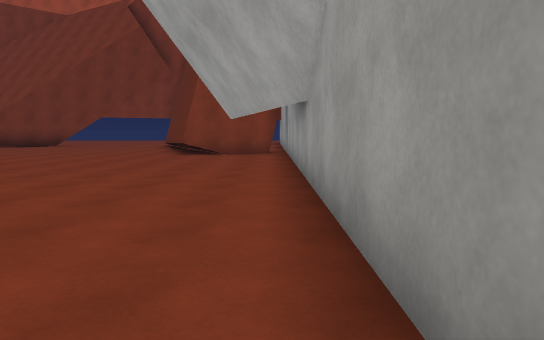
View 1 (above)

24 first-person views from a walk through a 3-D level made in the Unity game engine. The camera is 1.3 m above the floor, tilts 6° down and sees 75° across. The floor is counted in squares, 2 m on a side. Each view is taken from the middle of a square. On the plan, view 1 faces up. The plan holds only what a view shows up to about 10 squares ahead; the rest is blank. The place goes on beyond the plan. Surface patterns are stand-ins for the level's own textures.

View 2
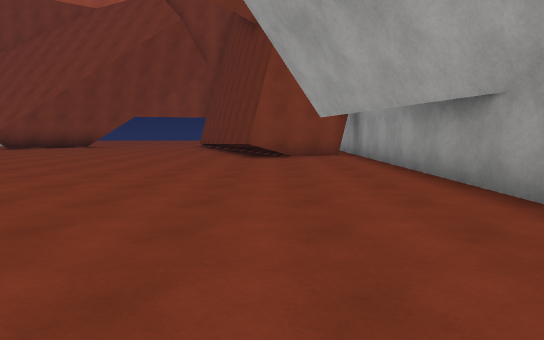

View 3
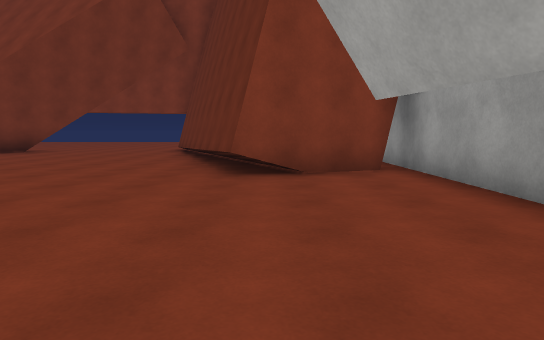

View 4
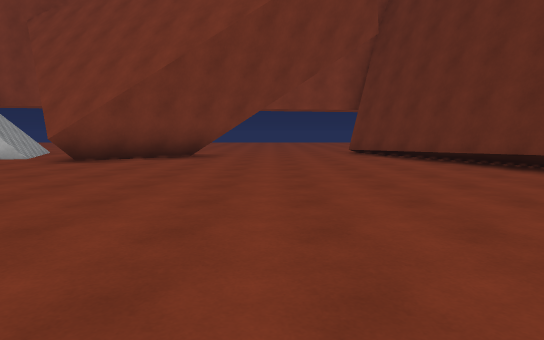

View 5
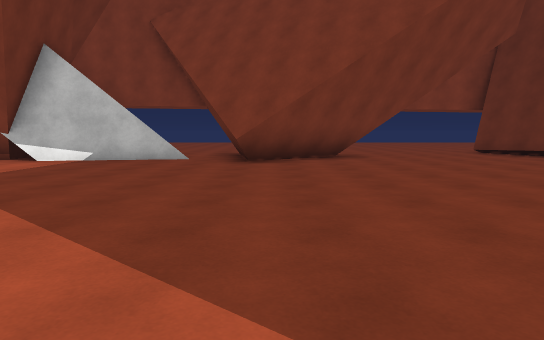

View 6
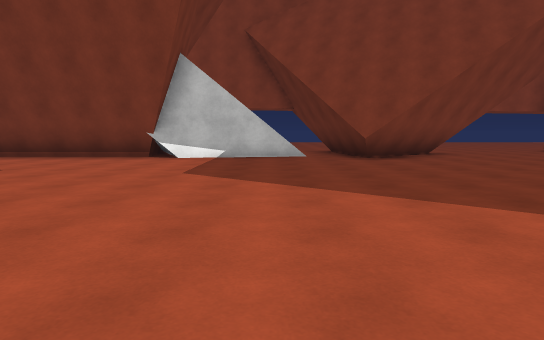

View 7
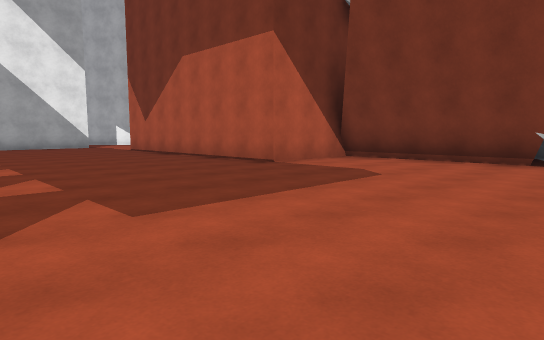

View 8
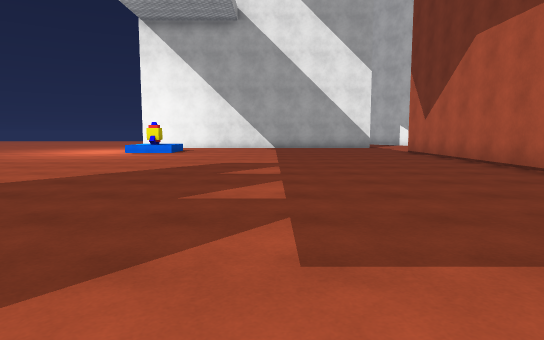

View 9
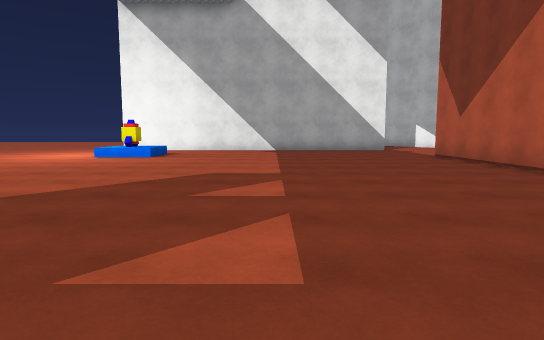

View 10
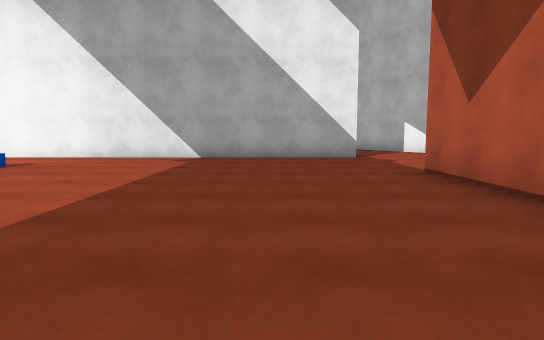

View 11
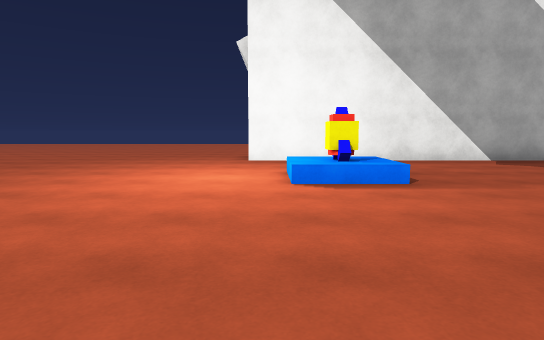

View 12
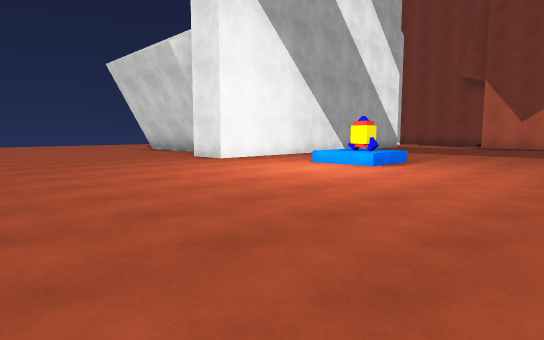

View 13
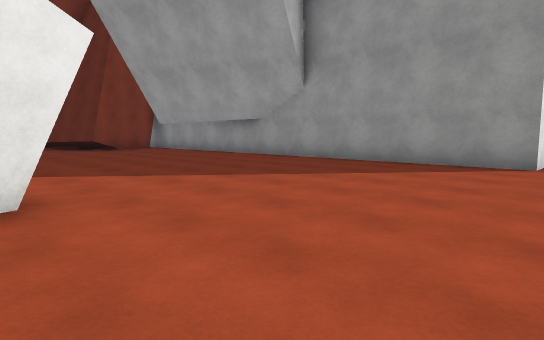

View 14
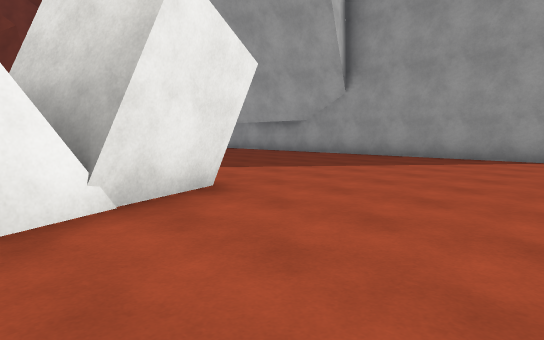

View 15
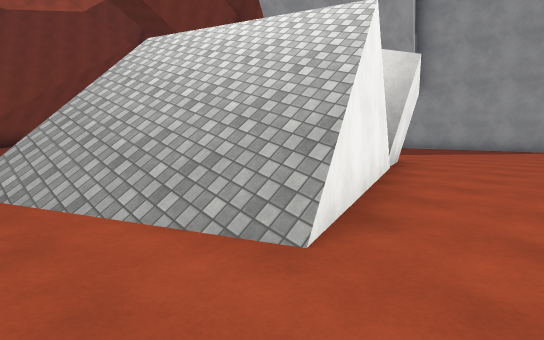

View 16
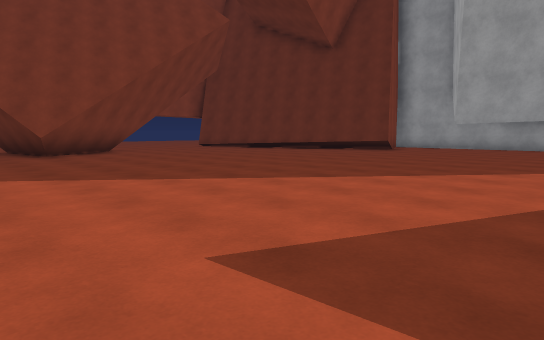

View 17
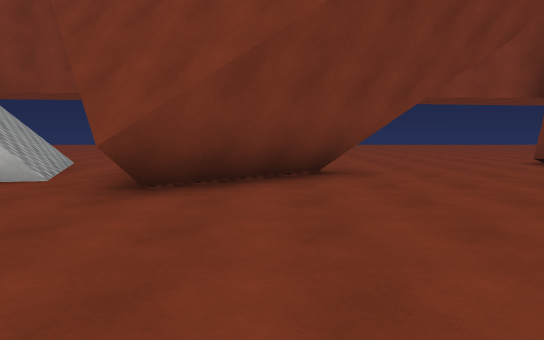

View 18
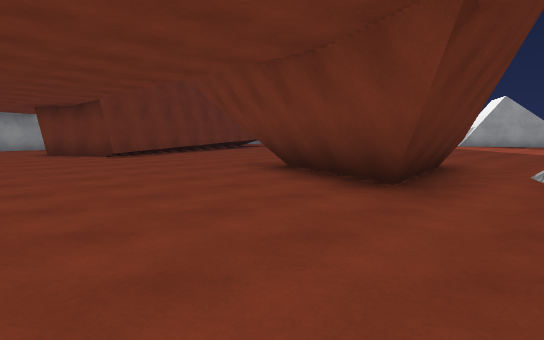

View 19
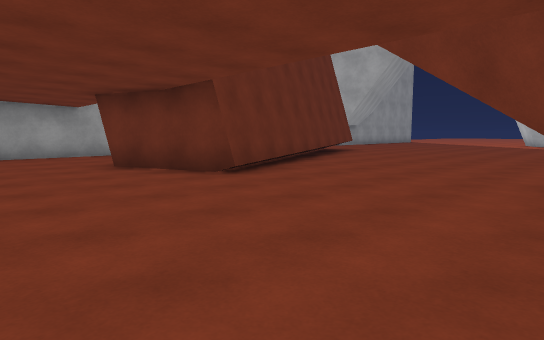

View 20
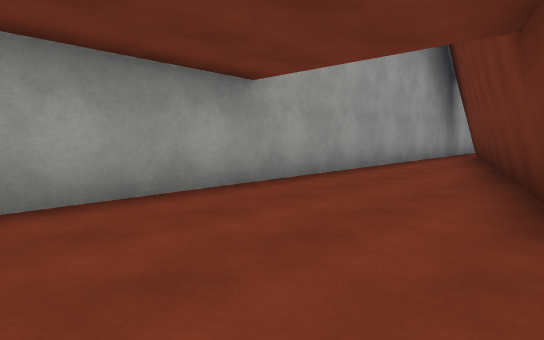

View 21
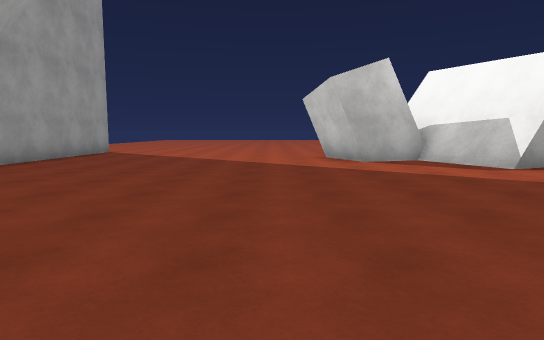

View 22
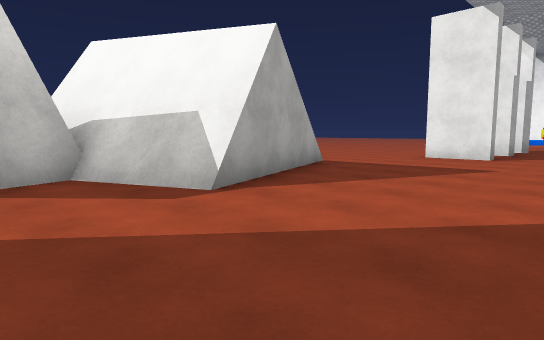

View 23
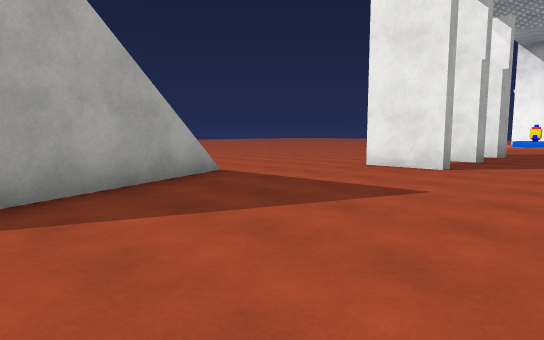

View 24
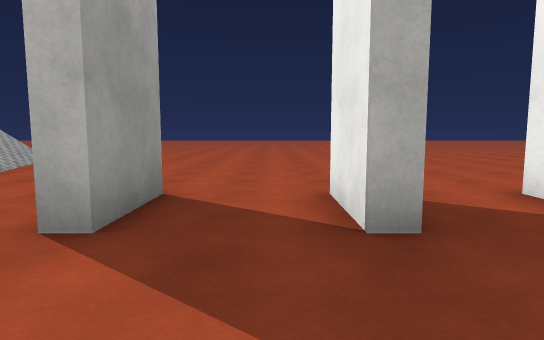

### Floor plan
Key: @ floor where view 1 was taken; # wall or solid block; . floor; / step, stairs or slope; v drop or lower ground; O other object.
Columns run from 34 left of view 1 to 1 right of it. Each row starts with its distance up from view 1.
 22                    ..........  ....#
 21                   .................#
 20                   .................#
 19                   ............##...#
 18                   //.##......###...#
 17                 #///.####....####..#
 16                 #////###......###..#
 15            ######/...##.......###..#
 14 ..         #..................####.#
 13 ....########...................###.#
 12 #..............................# ###
 11 #..............................###.#
 10 #..................................#
  9 #..................................#
  8 #..................................#
  7 #..................................#
  6 #..................................#
  5 #..................................#
  4 #...O....... #.#.#.................#
  3 #..........  ........./###.........#
  2 .........   .........///v#.#.......#
  1 .........   .. ......///v###.......#
  0 .........  ... ......////##.......@#
 -1 ......... .... .......///..........#
 -2 ......... ...  ....................
 -3 ..  ..... ..   .................

Positions as (right, up) in squares from view 1, and headings:
1: (0, 0), facing up
2: (-2, 1), facing up
3: (-2, 5), facing up
4: (-8, 7), facing up
5: (-12, 7), facing up
6: (-15, 6), facing up
7: (-17, 7), facing up-left
8: (-18, 8), facing left
9: (-20, 8), facing left
10: (-24, 10), facing left
11: (-25, 3), facing left
12: (-26, -3), facing up-left
13: (-7, -3), facing up-right
14: (-9, -3), facing up-right
15: (-14, -3), facing up-right
16: (-15, 4), facing up-right
17: (-11, 11), facing up
18: (-15, 22), facing down-right
19: (-10, 22), facing down-right
20: (-3, 22), facing down-right
21: (-5, 10), facing down
22: (-7, 7), facing down-left
23: (-10, 7), facing down-left
24: (-18, 7), facing down
